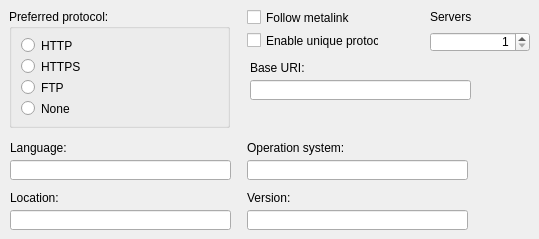
   <widget class="QWidget" name="tab_Metalink">
    <attribute name="title">
     <string>Metalink</string>
    </attribute>
    <widget class="QCheckBox" name="checkBox_FollowMetalink">
     <property name="enabled">
      <bool>true</bool>
     </property>
     <property name="geometry">
      <rect>
       <x>247</x>
       <y>9</y>
       <width>132</width>
       <height>17</height>
      </rect>
     </property>
     <property name="text">
      <string>Follow metalink</string>
     </property>
    </widget>
    <widget class="QCheckBox" name="checkBox_UniqueProtocol">
     <property name="enabled">
      <bool>true</bool>
     </property>
     <property name="geometry">
      <rect>
       <x>247</x>
       <y>32</y>
       <width>132</width>
       <height>17</height>
      </rect>
     </property>
     <property name="text">
      <string>Enable unique protocol</string>
     </property>
    </widget>
    <widget class="QGroupBox" name="groupBox_3">
     <property name="enabled">
      <bool>true</bool>
     </property>
     <property name="geometry">
      <rect>
       <x>9</x>
       <y>9</y>
       <width>221</width>
       <height>119</height>
      </rect>
     </property>
     <property name="title">
      <string>Preferred protocol:</string>
     </property>
     <layout class="QGridLayout" name="gridLayout_3">
      <item row="0" column="0">
       <widget class="QRadioButton" name="radioButton_PreferredProtocol_HTTP">
        <property name="text">
         <string>HTTP</string>
        </property>
       </widget>
      </item>
      <item row="1" column="0">
       <widget class="QRadioButton" name="radioButton_PreferredProtocol_HTTPS">
        <property name="text">
         <string>HTTPS</string>
        </property>
       </widget>
      </item>
      <item row="2" column="0">
       <widget class="QRadioButton" name="radioButton_PreferredProtocol_FTP">
        <property name="text">
         <string>FTP</string>
        </property>
       </widget>
      </item>
      <item row="3" column="0">
       <widget class="QRadioButton" name="radioButton_PreferredProtocol_None">
        <property name="text">
         <string>None</string>
        </property>
       </widget>
      </item>
     </layout>
    </widget>
    <widget class="QLabel" name="label_17">
     <property name="geometry">
      <rect>
       <x>430</x>
       <y>9</y>
       <width>41</width>
       <height>16</height>
      </rect>
     </property>
     <property name="text">
      <string>Servers:</string>
     </property>
     <property name="buddy">
      <cstring>spinBox_MetalinkServers</cstring>
     </property>
    </widget>
    <widget class="QSpinBox" name="spinBox_MetalinkServers">
     <property name="enabled">
      <bool>true</bool>
     </property>
     <property name="geometry">
      <rect>
       <x>430</x>
       <y>32</y>
       <width>100</width>
       <height>20</height>
      </rect>
     </property>
     <property name="alignment">
      <set>Qt::AlignRight|Qt::AlignTrailing|Qt::AlignVCenter</set>
     </property>
     <property name="minimum">
      <number>1</number>
     </property>
     <property name="maximum">
      <number>256</number>
     </property>
    </widget>
    <widget class="QLabel" name="label_4">
     <property name="geometry">
      <rect>
       <x>10</x>
       <y>140</y>
       <width>81</width>
       <height>16</height>
      </rect>
     </property>
     <property name="text">
      <string>Language:</string>
     </property>
     <property name="buddy">
      <cstring>lineEdit_Language</cstring>
     </property>
    </widget>
    <widget class="QLineEdit" name="lineEdit_Language">
     <property name="geometry">
      <rect>
       <x>10</x>
       <y>160</y>
       <width>221</width>
       <height>20</height>
      </rect>
     </property>
    </widget>
    <widget class="QLabel" name="label_5">
     <property name="geometry">
      <rect>
       <x>10</x>
       <y>190</y>
       <width>81</width>
       <height>16</height>
      </rect>
     </property>
     <property name="text">
      <string>Location:</string>
     </property>
     <property name="buddy">
      <cstring>lineEdit_Location</cstring>
     </property>
    </widget>
    <widget class="QLineEdit" name="lineEdit_Location">
     <property name="geometry">
      <rect>
       <x>10</x>
       <y>210</y>
       <width>221</width>
       <height>20</height>
      </rect>
     </property>
    </widget>
    <widget class="QLabel" name="label_6">
     <property name="geometry">
      <rect>
       <x>247</x>
       <y>140</y>
       <width>121</width>
       <height>16</height>
      </rect>
     </property>
     <property name="text">
      <string>Operation system:</string>
     </property>
     <property name="buddy">
      <cstring>lineEdit_OS</cstring>
     </property>
    </widget>
    <widget class="QLabel" name="label_44">
     <property name="geometry">
      <rect>
       <x>247</x>
       <y>190</y>
       <width>121</width>
       <height>16</height>
      </rect>
     </property>
     <property name="text">
      <string>Version:</string>
     </property>
     <property name="buddy">
      <cstring>lineEdit_Version</cstring>
     </property>
    </widget>
    <widget class="QLineEdit" name="lineEdit_OS">
     <property name="geometry">
      <rect>
       <x>247</x>
       <y>160</y>
       <width>221</width>
       <height>20</height>
      </rect>
     </property>
    </widget>
    <widget class="QLineEdit" name="lineEdit_Version">
     <property name="geometry">
      <rect>
       <x>247</x>
       <y>210</y>
       <width>221</width>
       <height>20</height>
      </rect>
     </property>
    </widget>
    <widget class="QLabel" name="label_32">
     <property name="geometry">
      <rect>
       <x>250</x>
       <y>60</y>
       <width>121</width>
       <height>16</height>
      </rect>
     </property>
     <property name="text">
      <string>Base URI:</string>
     </property>
     <property name="buddy">
      <cstring>lineEdit_OS</cstring>
     </property>
    </widget>
    <widget class="QLineEdit" name="lineEdit_BaseURI">
     <property name="geometry">
      <rect>
       <x>250</x>
       <y>80</y>
       <width>221</width>
       <height>20</height>
      </rect>
     </property>
    </widget>
   </widget>
